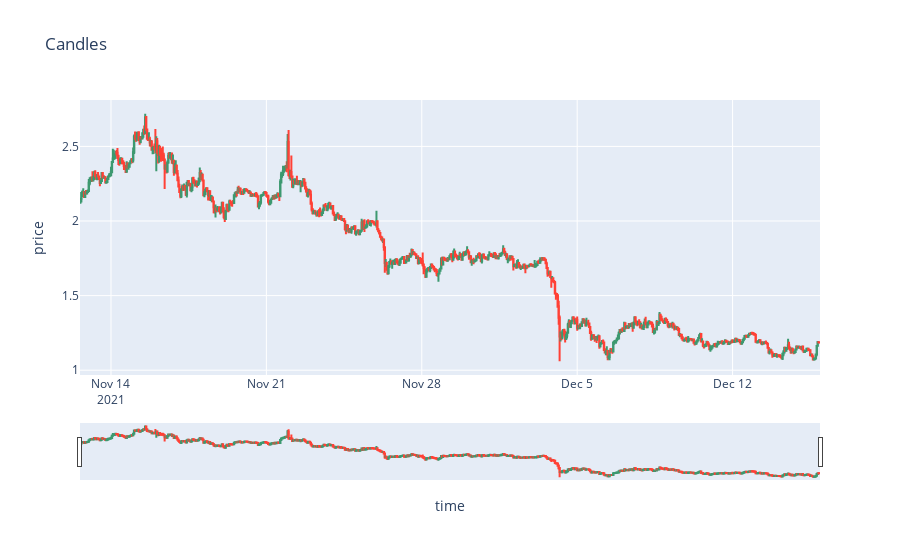

Notebook code for this chart:
### Code cell
import plotly.graph_objects as go
#SWIECZKI

candles = candles.rename(columns={"time": "date"})
candles["date"] = to_datetime(candles["date"], unit='s')
fig = go.Figure(data=[go.Candlestick(
                x=candles['date'],
                open=candles['open'],
                high=candles['high'],
                low=candles['low'],
                close=candles['close'])])

fig.update_layout(
    title="Candles",
    xaxis_title="time",
    yaxis_title="price",
)
fig.show()

### Figure 1 — Plotly figure (JSON) as saved in the notebook; plotly's stock layout.template omitted (floating-point values rounded to 4 significant figures; data arrays with more than 128 entries replaced by an {"elided": "..."} marker saying what was removed)
{"data": [{"close": {"elided": "800 float values"}, "high": {"elided": "800 float values"}, "low": {"elided": "800 float values"}, "open": {"elided": "800 float values"}, "type": "candlestick", "x": {"elided": "800 str values"}}], "layout": {"autosize": true, "title": {"text": "Candles"}, "xaxis": {"autorange": true, "range": ["2021-11-12 14:30", "2021-12-15 22:30"], "rangeslider": {"autorange": true, "range": ["2021-11-12 14:30", "2021-12-15 22:30"], "yaxis": {"_template": null, "rangemode": "match"}}, "title": {"text": "time"}, "type": "date"}, "yaxis": {"autorange": true, "range": [0.9678, 2.811], "title": {"text": "price"}}}}
